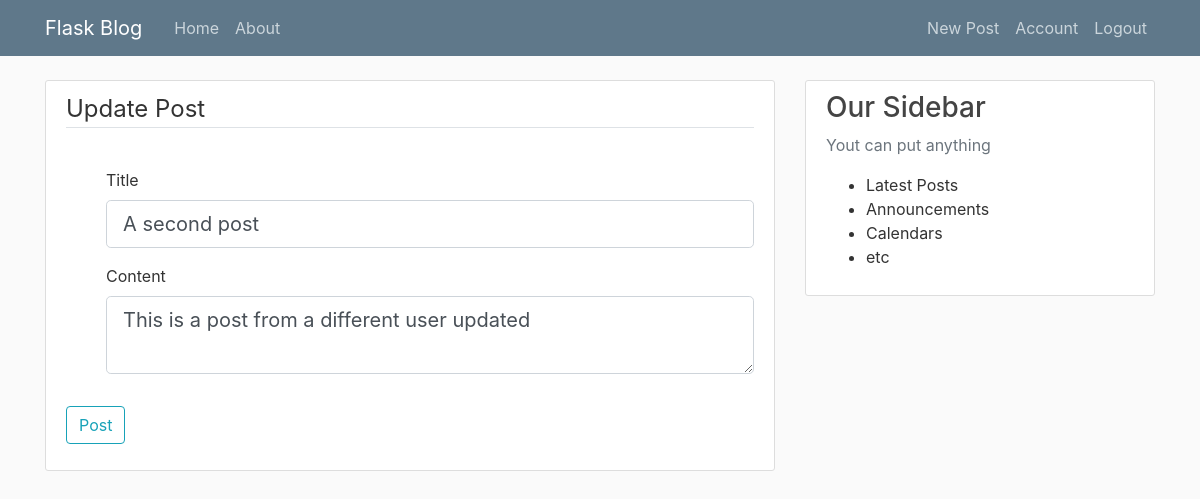
The app's page /post/2/update (signed in) with its own data.
### flask_blog/model.py (models this page shows, shortened)
class Post(db.Model):
    id = db.Column(db.Integer, primary_key=True)
    title = db.Column(db.String(100), nullable=False)
    date_posted = db.Column(db.DateTime, nullable=False, default=datetime.utcnow)
    content = db.Column(db.Text, nullable=False)
    user_id = db.Column(db.Integer, db.ForeignKey('user.id'), nullable=False)

### flask_blog/routes.py (the view)
@app.route("/post/<int:post_id>/update", methods=['GET', 'POST'])
@login_required
def update_post(post_id):
    post = Post.query.get_or_404(post_id)
    if post.author != current_user:
        abort(403)
    form = PostForm()
    if form.validate_on_submit():
        post.title = form.title.data
        post.content = form.content.data
        db.session.commit()
        flash('Your post has been updated!', 'success')
        return redirect(url_for('post', post_id=post_id))
    elif request.method == 'GET':
        form.title.data = post.title
        form.content.data = post.content
    return render_template('create_post.html', title='Update Post', form=form, legend='Update Post')

### flask_blog/form.py
class PostForm(FlaskForm):
    title = StringField('Title', validators=[DataRequired()])
    content = TextAreaField('Content', validators=[DataRequired()])
    submit = SubmitField('Post')

### flask_blog/model.py (called while the page is built)
@login_manager.user_loader
def load_user(user_id):
    return User.query.get(int(user_id))

### flask_blog/templates/create_post.html (shortened to what this page needs)
{% extends "layout.html" %}
{% block content %}
    <div class="content-section">
        <form method="POST" action="">
            <fieldset class="form-group">
                <legend class="border-bottom mb-4">{{ legend }}</legend>
                <dir class="form-group">
                    {{ form.title.label(class="form-control-label") }}
                    {% if form.title.errors %}
                       {{ form.title(class="form-control form-control-lg is-invalid") }}
                        <div class="invalid-feedback">
                            {% for error in form.title.errors %}
                                <span>{{ error }}</span>
                            {% endfor %}
                        </div>
                    {% else %}
                        {{ form.title(class="form-control form-control-lg") }}
                    {% endif %}
                </dir>
                <dir class="form-group">
                    {{ form.content.label(class="form-control-label") }}
                    {% if form.content.errors %}
                       {{ form.content(class="form-control form-control-lg is-invalid") }}
                        <div class="invalid-feedback">
                            {% for error in form.content.errors %}
                                <span>{{ error }}</span>
                            {% endfor %}
                        </div>
                    {% else %}
                        {{ form.content(class="form-control form-control-lg") }}
                    {% endif %}
                </dir>
            </fieldset>
            <div class="form-group">
                {{ form.submit(class="btn btn-outline-info") }}
            </div>
        </form>
    </div>
{% endblock content %}

### flask_blog/static/main.css (style rules this page uses)
body { background: #fafafa; color: #333333; margin-top: 5rem; }
.content-section { background: #ffffff; padding: 10px 20px; border: 1px solid #dddddd; border-radius: 3px; margin-bottom: 20px; }

### records on screen
Post: title "A second post", content "This is a post from a different user updated"

### other values on screen
{{ legend }} "Update Post"
